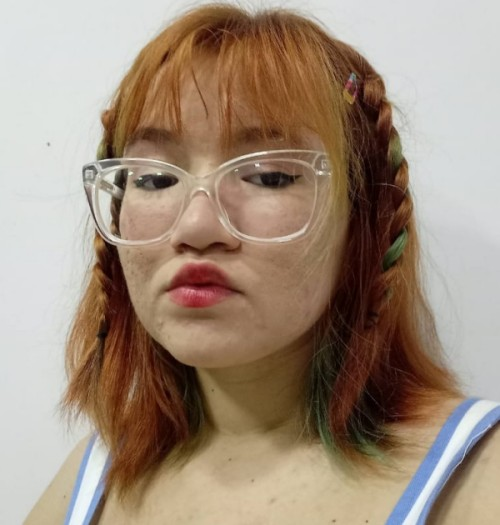
#> input picture images/ppkeise.jpeg, 500 x 525 px, found by its file name
$ python edge_operators.py
#> lines starting #> are read from the running program, lines starting #| are printed output that depends on the picture
# Filter link: https://scikit-image.org/docs/stable/auto_examples/edges/plot_edge_filter.html#sphx-glr-auto-examples-edges-plot-edge-filter-py
from PIL import Image
from numpy import asarray
from skimage import filters
from skimage.color import rgb2gray
import matplotlib.pyplot as plt

# Open the image form working directory
file_image = Image.open("images/ppkeise.jpeg")
#> file_image is the input picture: PIL image 500x525 RGB; mean R, G, B 159.7, 140.8, 123.6

# convert image to numpy array
image_multicolor = asarray(file_image)

# convert image to shades of gray
image = rgb2gray(image_multicolor)
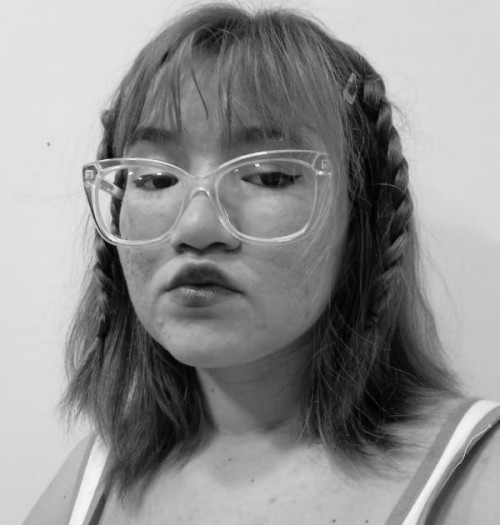
#> image: shape (525, 500) float64; min 0.00583, max 0.97, mean 0.563

edge_roberts = filters.scharr(image)
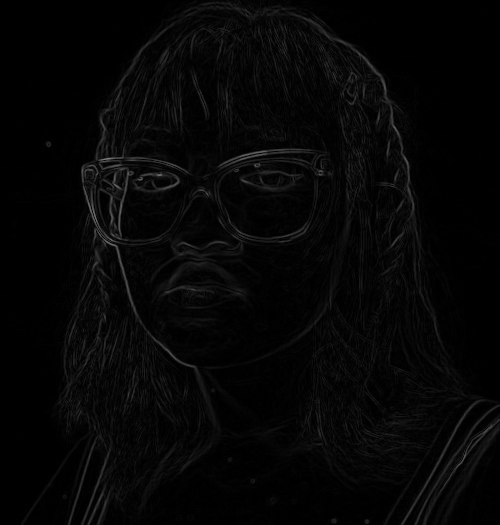
#> edge_roberts: shape (525, 500) float64; min 0, max 0.501, mean 0.0243
edge_sobel = filters.sobel(image)

_, figures = plt.subplots(ncols=2, sharex=True, sharey=True, figsize=(8, 4))

figures[0].imshow(edge_roberts, cmap=plt.cm.gray)
figures[0].set_title("Scharr Edge Detection")

figures[1].imshow(edge_sobel, cmap=plt.cm.gray)
figures[1].set_title("Sobel Edge Detection")

for figure in figures:
    figure.axis("off")

plt.tight_layout()
plt.show()
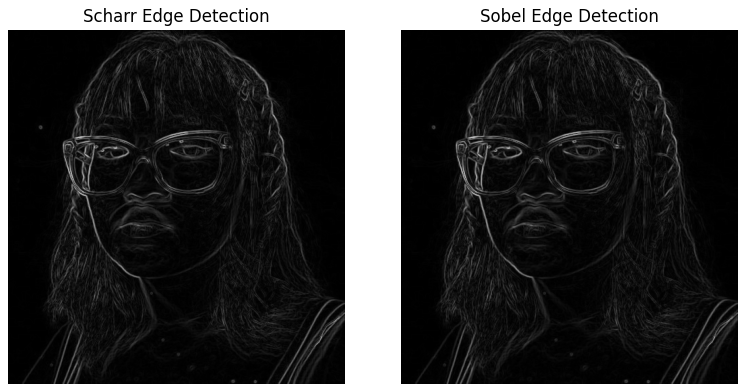
#> figure drawn by matplotlib, 2 panels

$ run again, with images/neymar.jpg copied over images/ppkeise.jpeg
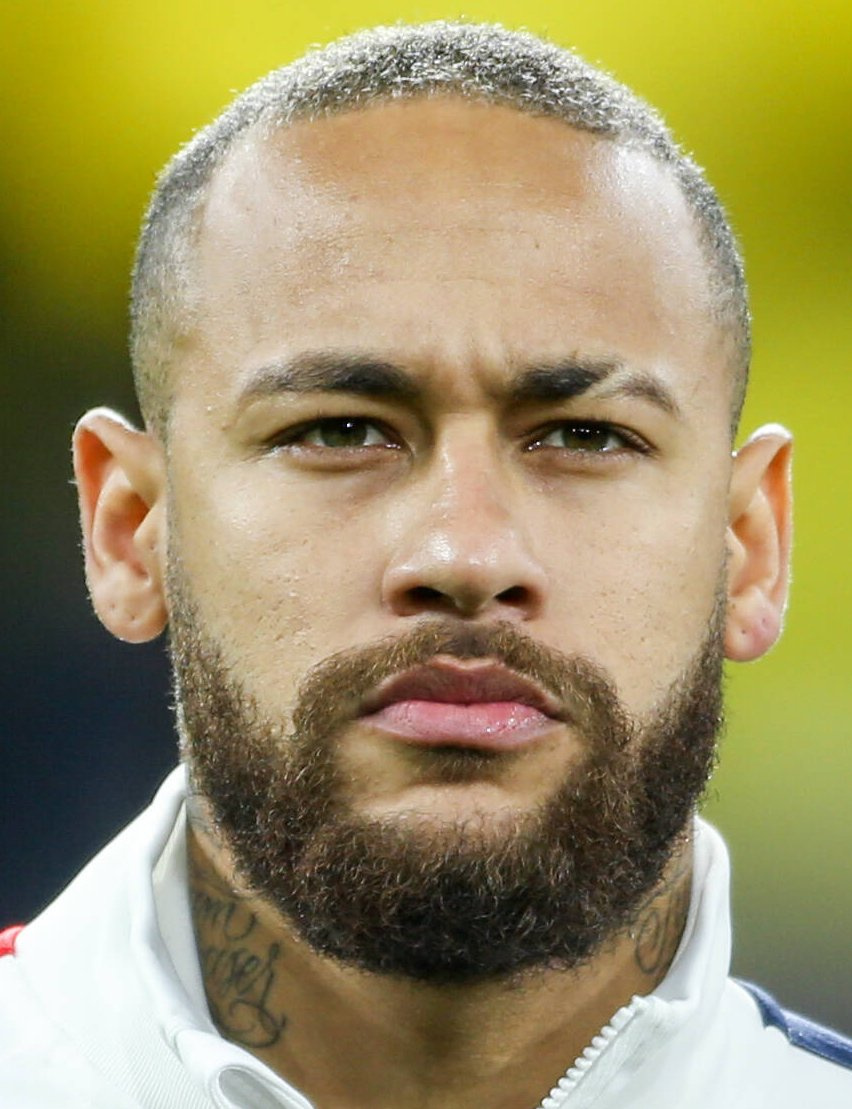
#> input picture images/neymar.jpg, 852 x 1109 px, found by its file name
#> file_image is the input picture: PIL image 852x1109 RGB; mean R, G, B 156.4, 145, 101.1
#> `edge_roberts = filters.scharr(image)`:
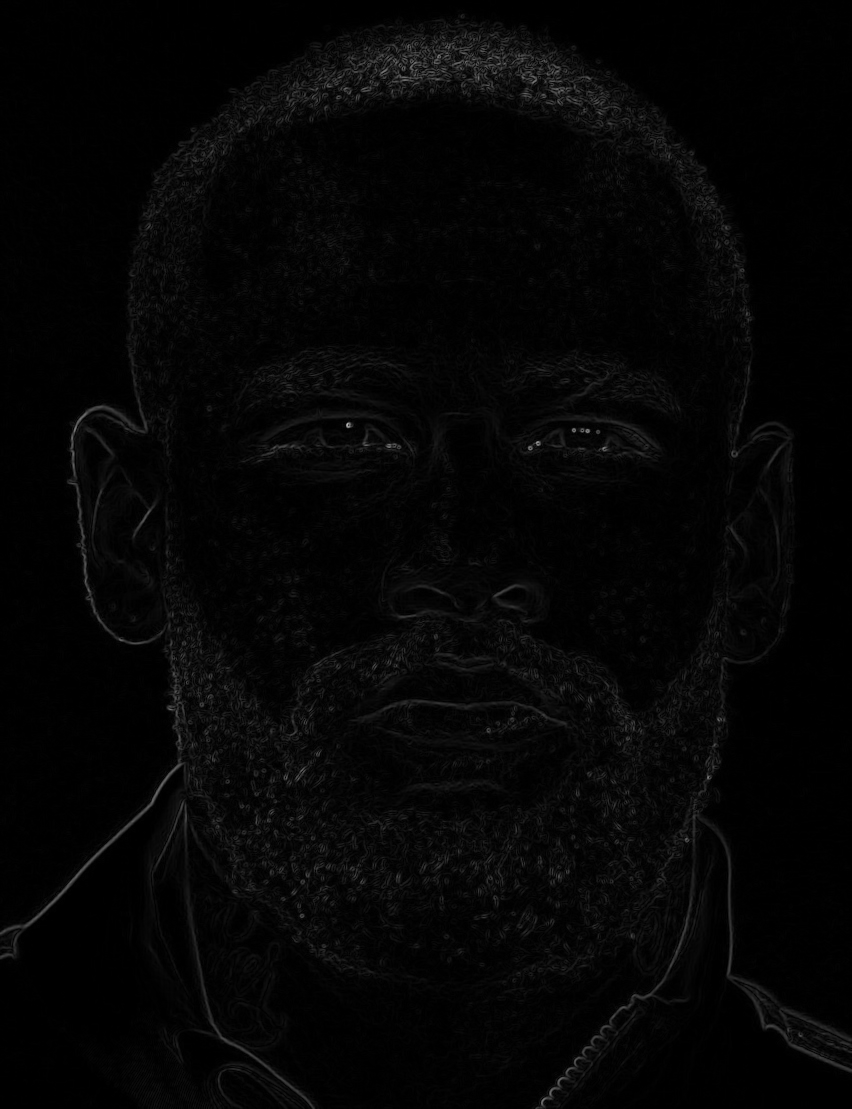
#> edge_roberts: shape (1109, 852) float64; min 0, max 0.728, mean 0.0221
#> `plt.show()`:
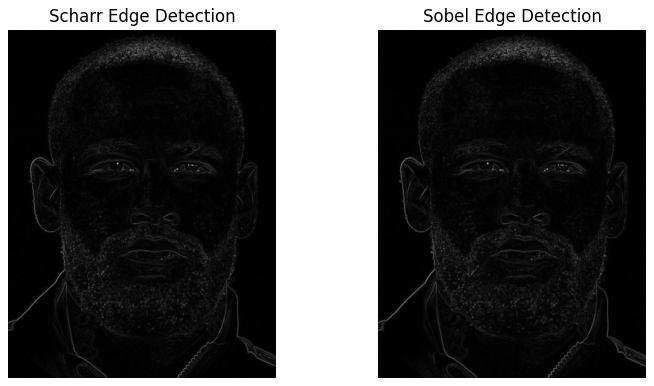
#> figure drawn by matplotlib, 2 panels

$ run again, with images/pp.jpg copied over images/ppkeise.jpeg
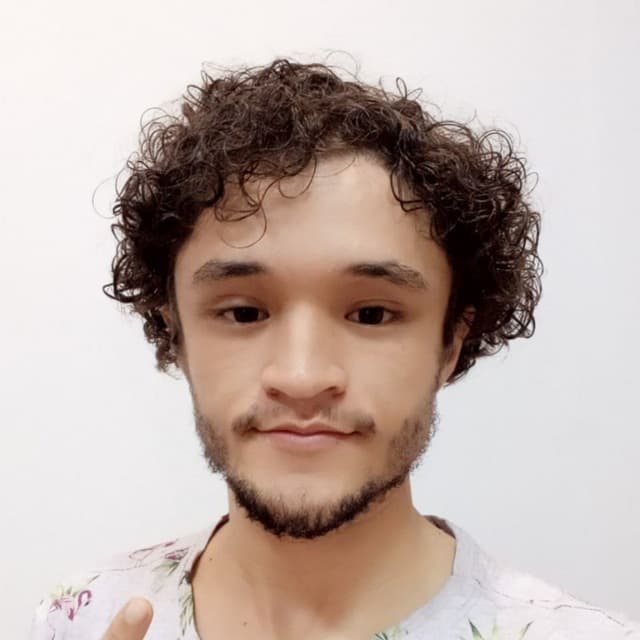
#> input picture images/pp.jpg, 640 x 640 px, found by its file name
#> file_image is the input picture: PIL image 640x640 RGB; mean R, G, B 192.7, 177, 170.5
#> `edge_roberts = filters.scharr(image)`:
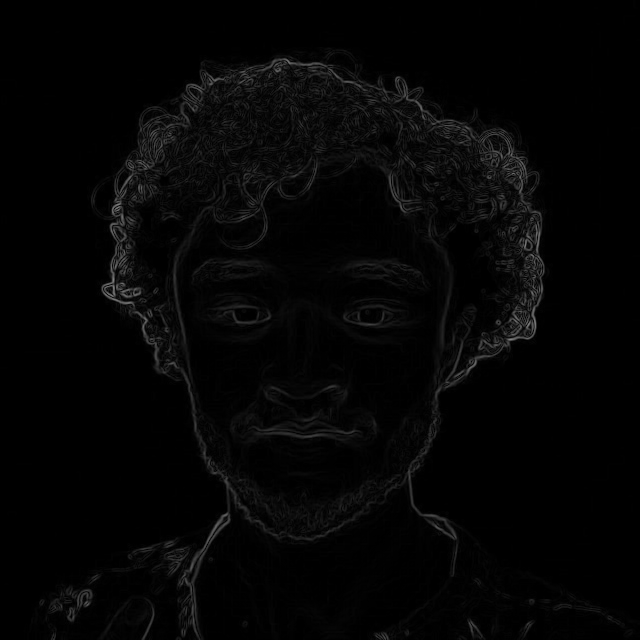
#> edge_roberts: shape (640, 640) float64; min 0, max 0.512, mean 0.0199
#> `plt.show()`:
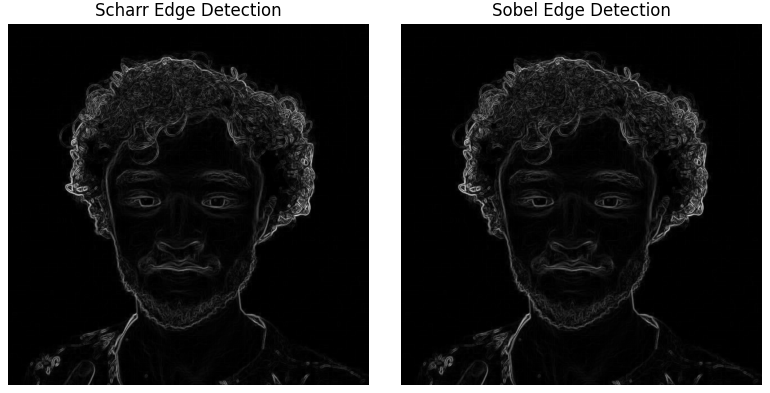
#> figure drawn by matplotlib, 2 panels
